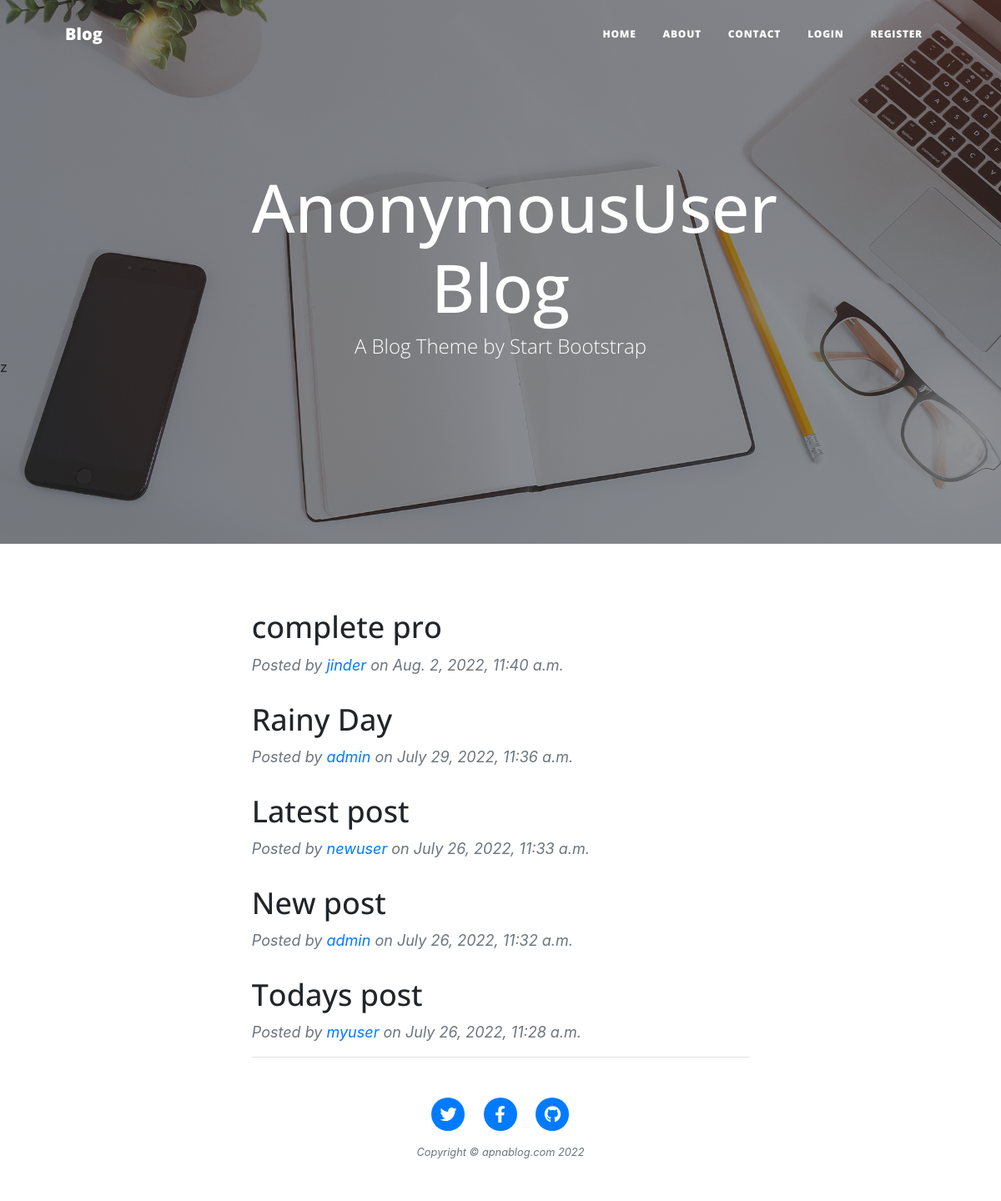
The page / on the database its author committed.
### myapp/models.py (models this page shows, shortened)
class Post(models.Model):
	author = models.ForeignKey(settings.AUTH_USER_MODEL, on_delete = models.CASCADE)
	title = models.CharField(max_length = 200)
	text = models.TextField()
	created_date = models.DateTimeField(auto_now_add = True)
	published_date = models.DateTimeField(blank = True, null = True)
	image = models.ImageField(upload_to = "images", null = True)

### myapp/views.py (the view)
# urls.py: path('', views.index, name = "index"),
def index(request):
	posts = Post.objects.all().order_by('-published_date')
	return render(request, 'index.html', {'posts':posts})

### myapp/templates/index.html (shortened to what this page needs)
{% load static %}
{% include 'header.html' %}
        <header class="masthead" style="background-image: url('{% static 'assets/img/home-bg.jpg' %}')">
            <div class="container position-relative px-4 px-lg-5">
                <div class="row gx-4 gx-lg-5 justify-content-center">
                    <div class="col-md-10 col-lg-8 col-xl-7">
                        <div class="site-heading">
                            <h1>{{request.user}} Blog</h1>
                            <span class="subheading">A Blog Theme by Start Bootstrap</span>
                        </div>
                    </div>
                </div>
            </div>z
        </header>
        <div class="container px-4 px-lg-5">
            <div class="row gx-4 gx-lg-5 justify-content-center">
                <div class="col-md-10 col-lg-8 col-xl-7">
                     {% for post in posts %}
                    <div class="post-preview">
                        <a href="{% url 'post' post.id %}">
                            <h2 class="post-title">
                                {{post.title}}
                            </h2>
                        </a>
                        <p class="post-meta">
                            Posted by
                            <a href="#!">{{post.author}}</a>
                            on {{post.published_date}}
                        </p>
                    </div>
                    {% endfor %}
{% include 'footer.html' %}
    </body>
</html>

### myapp/templates/header.html (shortened to what this page needs)
{% load static %}
<!DOCTYPE html>
<html lang="en">
    <head>
        <link href="{% static 'css/styles.css' %}" rel="stylesheet" />
        <link rel="stylesheet" href="https://stackpath.bootstrapcdn.com/bootstrap/4.5.0/css/bootstrap.min.css">
    </head>
    <body>
        <nav class="navbar navbar-expand-lg navbar-dark" id="mainNav" >
            <div class="container px-4 px-lg-5">
                <a class="navbar-brand" href="index.html">Blog</a>
                <div class="collapse navbar-collapse" id="navbarResponsive">
                    <ul class="navbar-nav ms-auto py-4 py-lg-0">
                        <li class="nav-item"><a class="nav-link px-lg-3 py-3 py-lg-4" href="/">Home</a></li>
                        <li class="nav-item"><a class="nav-link px-lg-3 py-3 py-lg-4" href="{% url 'about' %}">About</a></li>
                        <li class="nav-item"><a class="nav-link px-lg-3 py-3 py-lg-4" href="{% url 'contact' %}">Contact</a></li>
                        {% if request.user.is_authenticated %}
                        <li class="nav-item"><a class="nav-link px-lg-3 py-3 py-lg-4" href="{% url 'newpost' %}">New Post</a></li>
                        <li class="nav-item"><a class="nav-link px-lg-3 py-3 py-lg-4" href="{% url 'logout' %}">Logout</a></li>
                        <li class="nav-item"><a class="nav-link px-lg-3 py-3 py-lg-4" href="#">Welcome {{request.user}} !</a></li>
                        {% else %}
                        <li class="nav-item"><a class="nav-link px-lg-3 py-3 py-lg-4" href="{% url 'login' %}">Login</a></li>
                        <li class="nav-item"><a class="nav-link px-lg-3 py-3 py-lg-4" href="{% url 'register' %}">Register</a></li>
                        {% endif %}
                    </ul>
                </div>
            </div>
        </nav>

### myapp/templates/footer.html
<footer class="border-top">
            <div class="container px-4 px-lg-5">
                <div class="row gx-4 gx-lg-5 justify-content-center">
                    <div class="col-md-10 col-lg-8 col-xl-7">
                        <ul class="list-inline text-center">
                            <li class="list-inline-item">
                                <a href="#!">
                                    <span class="fa-stack fa-lg">
                                        <i class="fas fa-circle fa-stack-2x"></i>
                                        <i class="fab fa-twitter fa-stack-1x fa-inverse"></i>
                                    </span>
                                </a>
                            </li>
                            <li class="list-inline-item">
                                <a href="#!">
                                    <span class="fa-stack fa-lg">
                                        <i class="fas fa-circle fa-stack-2x"></i>
                                        <i class="fab fa-facebook-f fa-stack-1x fa-inverse"></i>
                                    </span>
                                </a>
                            </li>
                            <li class="list-inline-item">
                                <a href="https://github.com/sun0222">
                                    <span class="fa-stack fa-lg">
                                        <i class="fas fa-circle fa-stack-2x"></i>
                                        <i class="fab fa-github fa-stack-1x fa-inverse"></i>
                                    </span>
                                </a>
                            </li>
                        </ul>
                        <div class="small text-center text-muted fst-italic">Copyright &copy; apnablog.com 2022</div>
                    </div>
                </div>
            </div>
        </footer>

### rows shown on the page
Post: title "complete pro", author "jinder", published_date "Aug. 2, 2022, 11:40 a.m."
Post: title "Rainy Day", author "admin", published_date "July 29, 2022, 11:36 a.m."
Post: title "Latest post", author "newuser", published_date "July 26, 2022, 11:33 a.m."
Post: title "New post", author "admin", published_date "July 26, 2022, 11:32 a.m."
Post: title "Todays post", author "myuser", published_date "July 26, 2022, 11:28 a.m."

### other values the page prints
{{ request.user }} "AnonymousUser"
